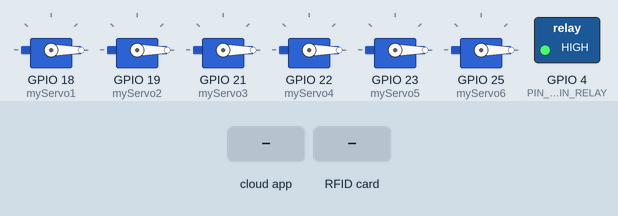
This sketch was run on a simulated ESP32. Shown: 6 × servo, switched loads named in the sketch (green lamp = pin HIGH). The test bench sets the inputs (shaded band). WiFi joins after 1.5 s; servers stay silent unless stated; what the sketch prints to the serial monitor is not drawn.

Above: at 2.9 s.
3.0 s: the phone or cloud app sets stato_nfc to 1
At 3.3 s:
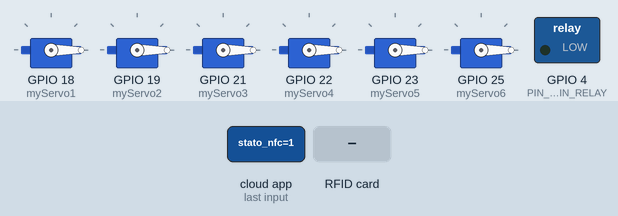
4.5 s: RFID card 97 90 35 25 held to the reader
At 5.8 s:
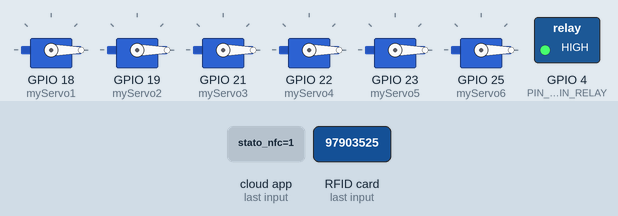
Timing chart, 0 to 7.5 s (numbered marks = the images above; inputs shaded):
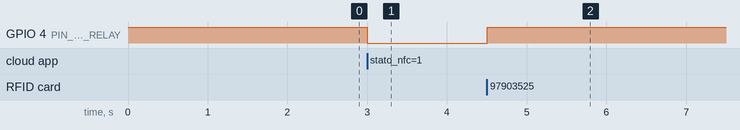

Measured:
- after the input at 3.0 s, GPIO 4 (PIN_COIN_RELAY): HIGH → LOW at once
- after the input at 4.5 s, GPIO 4 (PIN_COIN_RELAY): LOW → HIGH at once

The sketch:

payment_board.ino
```cpp
#include <WiFi.h>
#include "secrets.h"
#include <Firebase_ESP_Client.h>
#include "addons/TokenHelper.h"
#include "addons/RTDBHelper.h"
#include <ESP32Servo.h>
#include <SPI.h>
#include <MFRC522.h>

//  NETWORK CREDENTIALS
const char ssid[] = SECRET_SSID;
const char pass[] = SECRET_PASS;
const int WIFI_CONNECTION_ATTEMPTS = 30;

//  FIREBASE OBJECTS
FirebaseData fbdo, fbdo_stream, fbdo_async, fbdo_nfc;
FirebaseAuth auth;
FirebaseConfig config;
bool isDbConnected = false;

//  NFC / SPI PINS & CONFIG
#define PIN_SPI_SS   5
#define PIN_SPI_RST  17
#define PIN_SPI_SCK  14
#define PIN_SPI_MOSI 13
#define PIN_SPI_MISO 16

MFRC522 mfrc522(PIN_SPI_SS, PIN_SPI_RST);
const byte AUTHORIZED_UID[4] = { 0x97, 0x90, 0x35, 0x25 };

//  HARDWARE CONTROLS
const uint8_t PIN_COIN_RELAY = 4;
#define RELAY_ON  LOW
#define RELAY_OFF HIGH

// SERVO (CHANGE) CONFIGURATION
Servo myServo1; // SERVO 2.00
Servo myServo2; // SERVO 1.00
Servo myServo3; // SERVO 0.50
Servo myServo4; // SERVO 0.20
Servo myServo5; // SERVO 0.10
Servo myServo6; // SERVO 0.05

// COIN SENSORS CONFIGURATION
const int pinSensori[6] = {26, 27, 32, 33, 34, 35};
const float valoreMonete[6] = {0.10, 0.05, 0.20, 0.50, 1.00, 2.00};
volatile unsigned long ultimoPassaggio[6] = {0, 0, 0, 0, 0, 0};
bool statoPrecedente[6] = {HIGH, HIGH, HIGH, HIGH, HIGH, HIGH};

// FINANCIAL & SYSTEM VARIABLES
volatile float prezzo = 0;
volatile float saldo = 0;
volatile int nfcState = 0;

// FREERTOS TASK VARIABLES
TaskHandle_t TaskFirebase;
volatile float ultimo_saldo_inviato = -1.0;

// STATE MACHINE
enum SystemState {
  STATE_IDLE,            // Waiting for a price from the server or NFC tap
  STATE_START_PAYMENT,   // Unlocks the mechanical coin acceptor
  STATE_WAIT_RELAY,      // Non-blocking wait for mechanical relay activation
  STATE_INSERT_COINS,    // Actively polling coin sensors and matching target price
  STATE_WAIT_NFC,        // Waiting for RFID/NFC card read or timeout
  STATE_DISPENSE_CHANGE  // Dispensing change sequentially and resetting system
};

SystemState currentState = STATE_IDLE;
unsigned long stateTimer = 0;

//  FUNCTION PROTOTYPES
void connectToWiFi();
void startStreams();
void resetSystemData();
void dispenseChange();
void readCoinsAsync();


// FREERTOS ASYNC TASK: UPDATE BALANCE TO FIREBASE
/**
 * Background task pinned to Core 0 for database synchronization.
 *
 * Isolating network operations (WiFi/Firebase) on a separate CPU core prevents
 * network latency from blocking the main loop (which runs on Core 1).
 * This architectural choice guarantees that fast hardware interrupts and
 * sensor polling (like the coin acceptor) are never interrupted,
 * ensuring zero missed coins even if the WiFi connection slows down.
 */

void TaskUpdateBalance(void * pvParameters) {
  for (;;) {
    if (isDbConnected && Firebase.ready()) {
      if (saldo != ultimo_saldo_inviato) {
        float saldo_da_inviare = saldo;
        if (Firebase.RTDB.setFloat(&fbdo_async, "/saldo", saldo_da_inviare)) {
          ultimo_saldo_inviato = saldo_da_inviare;
          Serial.println("DB: Saldo aggiornato a " + String(saldo_da_inviare));
        }
      }
    }
    // Yields control to other tasks, preventing Watchdog Timer (WDT) crashes
    vTaskDelay(100 / portTICK_PERIOD_MS);
  }
}


// SYSTEM SETUP

void setup() {
  Serial.begin(115200);

  // Init Servos
  myServo1.attach(18);
  myServo2.attach(19);
  myServo3.attach(21);
  myServo4.attach(22);
  myServo5.attach(23);
  myServo6.attach(25);

  myServo1.write(0); myServo2.write(0); myServo3.write(0);
  myServo4.write(0); myServo5.write(0); myServo6.write(0);

  // Init Coin Sensors
  for (int i = 0; i < 6; i++) {
    pinMode(pinSensori[i], INPUT);
  }

  // Init Relay
  pinMode(PIN_COIN_RELAY, OUTPUT);
  digitalWrite(PIN_COIN_RELAY, RELAY_OFF);

  // Init SPI & NFC
  SPI.begin(PIN_SPI_SCK, PIN_SPI_MISO, PIN_SPI_MOSI, PIN_SPI_SS);
  mfrc522.PCD_Init();

  connectToWiFi();

  // Firebase Init
  config.api_key = API_KEY;
  config.database_url = DATABASE_URL;
  config.timeout.serverResponse = 10000;
  config.timeout.rtdbKeepAlive = 45000;

  if (Firebase.signUp(&config, &auth, "", "")) {
    Serial.println("CONNECTED TO DB");
    isDbConnected = true;
  } else {
    Serial.printf("DB ERROR: %s\n", config.signer.signupError.message.c_str());
  }

  config.token_status_callback = tokenStatusCallback;
  Firebase.begin(&config, &auth);
  Firebase.reconnectWiFi(true);

  // Start background task
  xTaskCreatePinnedToCore(TaskUpdateBalance, "TaskSaldo", 10000, NULL, 1, &TaskFirebase, 0);

  startStreams();
}

void connectToWiFi() {
  WiFi.begin(ssid, pass);
  Serial.print("Connecting to WiFi");
  int attempts = 0;
  while (WiFi.status() != WL_CONNECTED && attempts < WIFI_CONNECTION_ATTEMPTS) {
    delay(500);
    Serial.print(".");
    attempts++;
  }
  WiFi.setSleep(false);
  Serial.println(WiFi.status() == WL_CONNECTED ? "\nWiFi connected" : "\nConnection failed");
}

void startStreams() {
    Firebase.RTDB.beginStream(&fbdo_stream, "/percorso");
}


// COIN READER LOGIC (NON-BLOCKING)

void readCoinsAsync() {
  unsigned long ora = millis();
  for (int i = 0; i < 6; i++) {
    int lettura = digitalRead(pinSensori[i]);

    if (lettura == LOW && statoPrecedente[i] == HIGH) {
      if (ora - ultimoPassaggio[i] > 150) {
        saldo += valoreMonete[i];
        ultimoPassaggio[i] = ora;
        Serial.println("Inserita moneta: " + String(valoreMonete[i]) + " | Saldo: " + String(saldo));
      }
    }
    statoPrecedente[i] = lettura;
  }
}


// DISPENSE CHANGE LOGIC

void dispenseChange() {

  // Check if connected to wifi & DB
  if (isDbConnected && Firebase.ready()) {
    Firebase.RTDB.setFloat(&fbdo_async, "/saldo", saldo);
  }

  saldo = saldo - prezzo; // Calculate the change to give

  while (saldo >= 1.95 ) {
    myServo1.write(180); delay(1000); myServo1.write(0); delay(1000);
    saldo -= 2.0; Serial.println(saldo);
  }
  while (saldo >= 0.95 ) {
    myServo2.write(180); delay(1000); myServo2.write(0); delay(1000);
    saldo -= 1.0; Serial.println(saldo);
  }
  while (saldo >= 0.45 ) {
    myServo3.write(180); delay(1000); myServo3.write(0); delay(1000);
    saldo -= 0.5; Serial.println(saldo);
  }
  while (saldo >= 0.15 ) {
    myServo4.write(180); delay(1000); myServo4.write(0); delay(1000);
    saldo -= 0.2; Serial.println(saldo);
  }
  while (saldo >= 0.08 ) {
    myServo5.write(180); delay(1000); myServo5.write(0); delay(1000);
    saldo -= 0.1; Serial.println(saldo);
  }
  while (saldo >= 0.03 ) {
    myServo6.write(180); delay(1000); myServo6.write(0); delay(1000);
    saldo -= 0.05; Serial.println(saldo);
  }

  resetSystemData();
  currentState = STATE_IDLE;
}

void resetSystemData() {
  saldo = 0;
  prezzo = 0;
}


// MAIN LOOP & STATE MACHINE

void loop() {

  // FIREBASE STREAM LISTENER
  if (WiFi.status() == WL_CONNECTED && isDbConnected && Firebase.ready()) {
    if (!Firebase.RTDB.readStream(&fbdo_stream)) {
      Serial.println("Stream error: " + fbdo_stream.errorReason());
    }

    if (fbdo_stream.streamAvailable()) {
      String path = fbdo_stream.dataPath();
      String dataType = fbdo_stream.dataType();

      if (path == "/prezzo" && dataType == "float") {
          prezzo = fbdo_stream.floatData();
          Serial.println("Ricevuto nuovo PREZZO: " + String(prezzo));
      }
      else if (path == "/stato_nfc" && dataType == "int") {
          nfcState = fbdo_stream.intData();
          Serial.println("Ricevuto nuovo comando NFC: " + String(nfcState));
      }
    }
  }

  // STATE MACHINE
  switch (currentState) {

    // Wait for price or NFC request from DB
    case STATE_IDLE:
      if (prezzo > 0) {
        currentState = STATE_START_PAYMENT;
      }
      else if (nfcState == 1) {
        stateTimer = millis();
        currentState = STATE_START_PAYMENT;
        Serial.println("Attesa strisciata carta (NFC)...");
      }
      break;

    // Turn on coin mechanism and NFC reader
    case STATE_START_PAYMENT:
      digitalWrite(PIN_COIN_RELAY, RELAY_ON);
      stateTimer = millis();
      currentState = STATE_WAIT_RELAY;
      Serial.println("Apertura gettoniera in corso...");
      break;

    /*
      * Wait for the coin mechanism to turn on and consider an extra second
      * so as not to consider the voltage peaks given by the ignition as coins
    */
    case STATE_WAIT_RELAY:
      if (millis() - stateTimer >= 1500) {
        if(prezzo > 0){
          currentState = STATE_INSERT_COINS;
          Serial.println("Pronto per ricevere le monete!");
        } else if (nfcState == 1){
           currentState = STATE_WAIT_NFC;
           Serial.println("Pronto per leggere la carta!");
        }
      }
      break;

    // Read and classify the coin as soon as it enters the mechanism
    case STATE_INSERT_COINS:
      readCoinsAsync();

      if (saldo >= prezzo && prezzo > 0) {
        stateTimer = millis();
        currentState = STATE_DISPENSE_CHANGE;
        digitalWrite(PIN_COIN_RELAY, RELAY_OFF);
        Serial.println("Pagamento completato. Attesa 12 secondi caduta prodotti...");
      }
      break;

    // Wait for a card to be read by the NFC reader, if the card is accepted the payment is successful, otherwise it fails.
    case STATE_WAIT_NFC:
      if (millis() - stateTimer >= 15000) {
        digitalWrite(PIN_COIN_RELAY, RELAY_OFF);
        nfcState = 3;
        Serial.println("Timeout NFC - Annullato");
        currentState = STATE_IDLE;

        if (isDbConnected && Firebase.ready()) {
          Firebase.RTDB.setInt(&fbdo_nfc, "/percorso/stato_nfc", nfcState);
        }
      }
      else if (mfrc522.PICC_IsNewCardPresent() && mfrc522.PICC_ReadCardSerial()) {
        digitalWrite(PIN_COIN_RELAY, RELAY_OFF);

        bool match = true;
        for (byte i = 0; i < 4; i++) {
          if (mfrc522.uid.uidByte[i] != AUTHORIZED_UID[i]) match = false;
        }

        if (match) {
          nfcState = 2;
          Serial.println("NFC: Pagamento riuscito");
        } else {
          nfcState = 3;
          Serial.println("NFC: Carta non autorizzata");
        }

        currentState = STATE_IDLE;

        if (isDbConnected && Firebase.ready()) {
          Firebase.RTDB.setInt(&fbdo_nfc, "/percorso/stato_nfc", nfcState);
        }

        mfrc522.PICC_HaltA();
        mfrc522.PCD_StopCrypto1();
        resetSystemData();
      }
      break;

    // After item is dropped ii dispende change if necessary
    case STATE_DISPENSE_CHANGE:
      if (millis() - stateTimer >= 12000) {
        dispenseChange();
      }
      break;
  }
}
```

secrets_template.h
```cpp
#define SECRET_SSID "YOUR_WIFI_SSID"
#define SECRET_PASS "YOUR_WIFI_PASSWORD"
#define API_KEY "YOUR_FIREBASE_API_KEY"
#define DATABASE_URL "YOUR_FIREBASE_DATABASE_URL"
```
